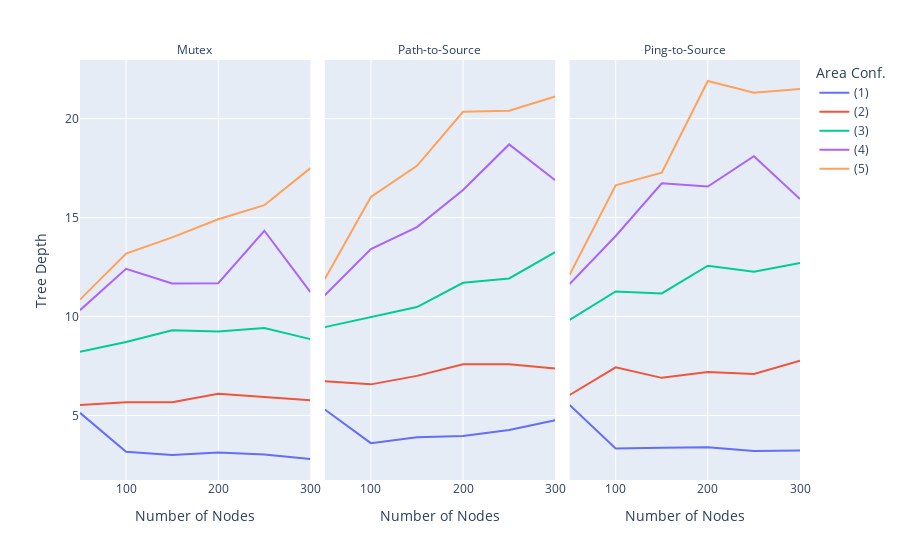

Notebook cell for this chart:
### Code cell
means = df[df["BTP"] == True].groupby(["Node Count", "Cycle Prevention", "Width"]).mean()

fig = px.line(
    means, 
    x=means.index.get_level_values(0), 
    y="Tree Depth", 
    color=means.index.get_level_values(2), 
    labels={
        "x": "Number of Nodes",
        "color": "Area Conf.",
        "facet_col": "CPM",
    },
    facet_col=means.index.get_level_values(1),
)

area_labels = {
    '100':'(1)',
    '200':'(2)',
    '300':'(3)',
    '400':'(4)',
    '500':'(5)',
}

fig.for_each_trace(lambda t: t.update(name = area_labels[t.name], legendgroup = area_labels[t.name], hovertemplate = t.hovertemplate.replace(t.name, area_labels[t.name])))

fig.for_each_annotation(lambda a: a.update(text=a.text.split("=")[1]))
fig.for_each_annotation(lambda a: a.update(text=a.text.replace("Mutex", "Mutex")))
fig.for_each_annotation(lambda a: a.update(text=a.text.replace("Path to Source", "Path-to-Source")))
fig.for_each_annotation(lambda a: a.update(text=a.text.replace("Ping to Source", "Ping-to-Source")))

fig

### Figure 1 — Plotly figure (JSON) as saved in the notebook; plotly's stock layout.template omitted (floating-point values rounded to 4 significant figures)
{"data": [{"hovertemplate": "Area Conf.=(1)<br>CPM=Mutex<br>Number of Nodes=%{x}<br>Tree Depth=%{y}<extra></extra>", "legendgroup": "(1)", "line": {"color": "#636efa", "dash": "solid"}, "marker": {"symbol": "circle"}, "mode": "lines", "name": "(1)", "orientation": "v", "showlegend": true, "type": "scatter", "x": [50, 100, 150, 200, 250, 300], "xaxis": "x", "y": [5.133, 3.167, 3, 3.133, 3.033, 2.8], "yaxis": "y"}, {"hovertemplate": "Area Conf.=(1)<br>CPM=Path to Source<br>Number of Nodes=%{x}<br>Tree Depth=%{y}<extra></extra>", "legendgroup": "(1)", "line": {"color": "#636efa", "dash": "solid"}, "marker": {"symbol": "circle"}, "mode": "lines", "name": "(1)", "orientation": "v", "showlegend": false, "type": "scatter", "x": [50, 100, 150, 200, 250, 300], "xaxis": "x2", "y": [5.3, 3.6, 3.9, 3.967, 4.267, 4.759], "yaxis": "y2"}, {"hovertemplate": "Area Conf.=(1)<br>CPM=Ping to Source<br>Number of Nodes=%{x}<br>Tree Depth=%{y}<extra></extra>", "legendgroup": "(1)", "line": {"color": "#636efa", "dash": "solid"}, "marker": {"symbol": "circle"}, "mode": "lines", "name": "(1)", "orientation": "v", "showlegend": false, "type": "scatter", "x": [50, 100, 150, 200, 250, 300], "xaxis": "x3", "y": [5.533, 3.333, 3.367, 3.4, 3.2, 3.233], "yaxis": "y3"}, {"hovertemplate": "Area Conf.=(2)<br>CPM=Mutex<br>Number of Nodes=%{x}<br>Tree Depth=%{y}<extra></extra>", "legendgroup": "(2)", "line": {"color": "#EF553B", "dash": "solid"}, "marker": {"symbol": "circle"}, "mode": "lines", "name": "(2)", "orientation": "v", "showlegend": true, "type": "scatter", "x": [50, 100, 150, 200, 250, 300], "xaxis": "x", "y": [5.533, 5.667, 5.667, 6.1, 5.933, 5.767], "yaxis": "y"}, {"hovertemplate": "Area Conf.=(2)<br>CPM=Path to Source<br>Number of Nodes=%{x}<br>Tree Depth=%{y}<extra></extra>", "legendgroup": "(2)", "line": {"color": "#EF553B", "dash": "solid"}, "marker": {"symbol": "circle"}, "mode": "lines", "name": "(2)", "orientation": "v", "showlegend": false, "type": "scatter", "x": [50, 100, 150, 200, 250, 300], "xaxis": "x2", "y": [6.733, 6.571, 7, 7.586, 7.586, 7.367], "yaxis": "y2"}, {"hovertemplate": "Area Conf.=(2)<br>CPM=Ping to Source<br>Number of Nodes=%{x}<br>Tree Depth=%{y}<extra></extra>", "legendgroup": "(2)", "line": {"color": "#EF553B", "dash": "solid"}, "marker": {"symbol": "circle"}, "mode": "lines", "name": "(2)", "orientation": "v", "showlegend": false, "type": "scatter", "x": [50, 100, 150, 200, 250, 300], "xaxis": "x3", "y": [6.033, 7.433, 6.9, 7.2, 7.1, 7.767], "yaxis": "y3"}, {"hovertemplate": "Area Conf.=(3)<br>CPM=Mutex<br>Number of Nodes=%{x}<br>Tree Depth=%{y}<extra></extra>", "legendgroup": "(3)", "line": {"color": "#00cc96", "dash": "solid"}, "marker": {"symbol": "circle"}, "mode": "lines", "name": "(3)", "orientation": "v", "showlegend": true, "type": "scatter", "x": [50, 100, 150, 200, 250, 300], "xaxis": "x", "y": [8.214, 8.714, 9.31, 9.241, 9.414, 8.857], "yaxis": "y"}, {"hovertemplate": "Area Conf.=(3)<br>CPM=Path to Source<br>Number of Nodes=%{x}<br>Tree Depth=%{y}<extra></extra>", "legendgroup": "(3)", "line": {"color": "#00cc96", "dash": "solid"}, "marker": {"symbol": "circle"}, "mode": "lines", "name": "(3)", "orientation": "v", "showlegend": false, "type": "scatter", "x": [50, 100, 150, 200, 250, 300], "xaxis": "x2", "y": [9.464, 9.963, 10.48, 11.7, 11.92, 13.25], "yaxis": "y2"}, {"hovertemplate": "Area Conf.=(3)<br>CPM=Ping to Source<br>Number of Nodes=%{x}<br>Tree Depth=%{y}<extra></extra>", "legendgroup": "(3)", "line": {"color": "#00cc96", "dash": "solid"}, "marker": {"symbol": "circle"}, "mode": "lines", "name": "(3)", "orientation": "v", "showlegend": false, "type": "scatter", "x": [50, 100, 150, 200, 250, 300], "xaxis": "x3", "y": [9.833, 11.27, 11.17, 12.57, 12.27, 12.7], "yaxis": "y3"}, {"hovertemplate": "Area Conf.=(4)<br>CPM=Mutex<br>Number of Nodes=%{x}<br>Tree Depth=%{y}<extra></extra>", "legendgroup": "(4)", "line": {"color": "#ab63fa", "dash": "solid"}, "marker": {"symbol": "circle"}, "mode": "lines", "name": "(4)", "orientation": "v", "showlegend": true, "type": "scatter", "x": [50, 100, 150, 200, 250, 300], "xaxis": "x", "y": [10.32, 12.41, 11.67, 11.68, 14.33, 11.23], "yaxis": "y"}, {"hovertemplate": "Area Conf.=(4)<br>CPM=Path to Source<br>Number of Nodes=%{x}<br>Tree Depth=%{y}<extra></extra>", "legendgroup": "(4)", "line": {"color": "#ab63fa", "dash": "solid"}, "marker": {"symbol": "circle"}, "mode": "lines", "name": "(4)", "orientation": "v", "showlegend": false, "type": "scatter", "x": [50, 100, 150, 200, 250, 300], "xaxis": "x2", "y": [11.07, 13.41, 14.52, 16.39, 18.7, 16.88], "yaxis": "y2"}, {"hovertemplate": "Area Conf.=(4)<br>CPM=Ping to Source<br>Number of Nodes=%{x}<br>Tree Depth=%{y}<extra></extra>", "legendgroup": "(4)", "line": {"color": "#ab63fa", "dash": "solid"}, "marker": {"symbol": "circle"}, "mode": "lines", "name": "(4)", "orientation": "v", "showlegend": false, "type": "scatter", "x": [50, 100, 150, 200, 250, 300], "xaxis": "x3", "y": [11.63, 14.07, 16.73, 16.57, 18.1, 15.93], "yaxis": "y3"}, {"hovertemplate": "Area Conf.=(5)<br>CPM=Mutex<br>Number of Nodes=%{x}<br>Tree Depth=%{y}<extra></extra>", "legendgroup": "(5)", "line": {"color": "#FFA15A", "dash": "solid"}, "marker": {"symbol": "circle"}, "mode": "lines", "name": "(5)", "orientation": "v", "showlegend": true, "type": "scatter", "x": [50, 100, 150, 200, 250, 300], "xaxis": "x", "y": [10.86, 13.18, 14, 14.92, 15.62, 17.5], "yaxis": "y"}, {"hovertemplate": "Area Conf.=(5)<br>CPM=Path to Source<br>Number of Nodes=%{x}<br>Tree Depth=%{y}<extra></extra>", "legendgroup": "(5)", "line": {"color": "#FFA15A", "dash": "solid"}, "marker": {"symbol": "circle"}, "mode": "lines", "name": "(5)", "orientation": "v", "showlegend": false, "type": "scatter", "x": [50, 100, 150, 200, 250, 300], "xaxis": "x2", "y": [11.89, 16.04, 17.62, 20.35, 20.4, 21.12], "yaxis": "y2"}, {"hovertemplate": "Area Conf.=(5)<br>CPM=Ping to Source<br>Number of Nodes=%{x}<br>Tree Depth=%{y}<extra></extra>", "legendgroup": "(5)", "line": {"color": "#FFA15A", "dash": "solid"}, "marker": {"symbol": "circle"}, "mode": "lines", "name": "(5)", "orientation": "v", "showlegend": false, "type": "scatter", "x": [50, 100, 150, 200, 250, 300], "xaxis": "x3", "y": [12.11, 16.63, 17.27, 21.9, 21.31, 21.5], "yaxis": "y3"}], "layout": {"annotations": [{"font": {}, "showarrow": false, "text": "Mutex", "x": 0.16, "xanchor": "center", "xref": "paper", "y": 1, "yanchor": "bottom", "yref": "paper"}, {"font": {}, "showarrow": false, "text": "Path-to-Source", "x": 0.5, "xanchor": "center", "xref": "paper", "y": 1, "yanchor": "bottom", "yref": "paper"}, {"font": {}, "showarrow": false, "text": "Ping-to-Source", "x": 0.84, "xanchor": "center", "xref": "paper", "y": 1, "yanchor": "bottom", "yref": "paper"}], "legend": {"title": {"text": "Area Conf."}, "tracegroupgap": 0}, "margin": {"t": 60}, "xaxis": {"anchor": "y", "domain": [0, 0.32], "title": {"text": "Number of Nodes"}}, "xaxis2": {"anchor": "y2", "domain": [0.34, 0.66], "matches": "x", "title": {"text": "Number of Nodes"}}, "xaxis3": {"anchor": "y3", "domain": [0.68, 1.0], "matches": "x", "title": {"text": "Number of Nodes"}}, "yaxis": {"anchor": "x", "domain": [0, 1], "title": {"text": "Tree Depth"}}, "yaxis2": {"anchor": "x2", "domain": [0, 1], "matches": "y", "showticklabels": false}, "yaxis3": {"anchor": "x3", "domain": [0, 1], "matches": "y", "showticklabels": false}}}
